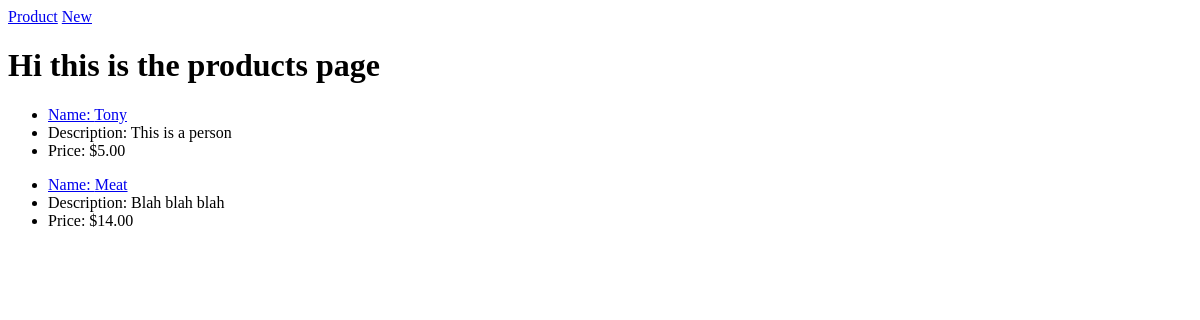
The app's page /products/, older data.
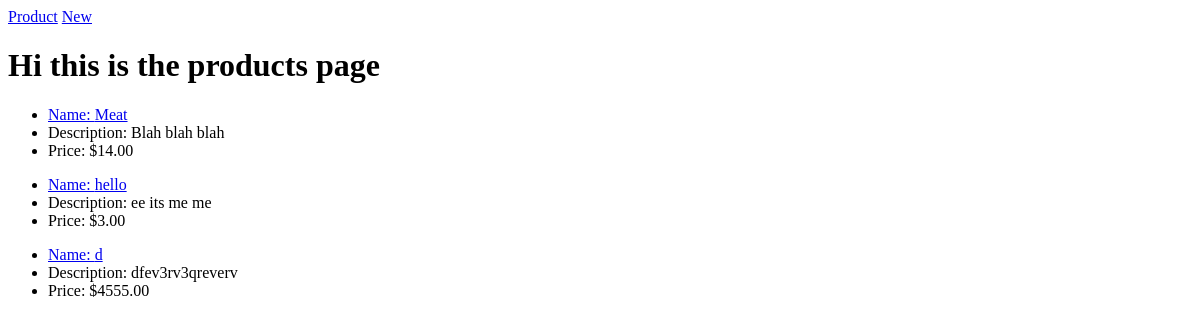
The same page, newer data.
### rainforest/models.py (models this page shows, shortened)
class Product(models.Model):
	name = models.CharField(max_length=255)
	description = models.TextField(max_length=500, validators=[min_length])
	price = models.IntegerField()
	def price_in_dollars(self):
		dollars = self.price
		return "${:.2f}".format(dollars)

### rainforest/views.py (the view)
# urls.py: path('products/', products, name='products_home'),
def products(request):
	product = Product.objects.all()
	context = {'product': product}
	return render(request, 'products.html', context)

### rainforest/templates/products.html
{% extends 'base.html'%}
{% block content %}
<h1>Hi this is the products page</h1>
{% for Product in product %}
<ul>
<li><a href="{% url 'products_show' id=Product.pk %}">Name: {{ Product.name }}</a></li>
<li>Description: {{Product.description}}</li>
<li>Price: {{Product.price_in_dollars}}</li>
</ul>
{% endfor %}
{% endblock %}

Row changes from the older to the newer data that the page shows:
removed Product: name "Tony", description "This is a person", price_in_dollars "$5.00"
added Product: name "hello", description "ee its me me", price_in_dollars "$3.00"
added Product: name "d", description "dfev3rv3qreverv", price_in_dollars "$4555.00"
